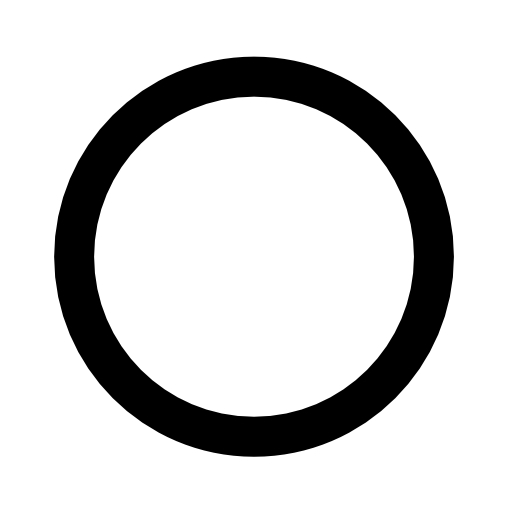
#> input picture test_images/circle.jpg, 512 x 512 px
$ jupyter execute 'fourier transform.ipynb'
#> lines starting #> are read from the running program, lines starting #| are printed output that depends on the picture; long printed decimals are rounded
[cell 1]
import numpy as np
import numpy.fft as fp
import matplotlib.pyplot as plt
from PIL import Image

[cell 2]
def signal_to_noise(data):
    mean = np.mean(data)
    std = np.std(data)

    return mean / std

[cell 3]
file = 'test_images/circle.jpg'
img = np.array(Image.open(file).convert('L'))

[cell 4]
plt.imshow(img, cmap='gray', vmin=0, vmax=255), plt.axis('off')

[cell 5]
snr = signal_to_noise(img)
#> in signal_to_noise, `mean = np.mean(data)`: mean = 211
#> in signal_to_noise, `std = np.std(data)`: std = 95.85
#> snr = 2.2
print("SNR for the original Image: ", snr)
#| SNR for the original Image:  2.202

[cell 6]
freq = fp.fft2(img)
freq_img = freq.real
plt.figure(figsize=(10,10))
plt.imshow(freq_img, cmap='gray', vmin=0, vmax=255), plt.axis('off')

[cell 7]
freq_2 = fp.fftshift(freq)
plt.figure(figsize=(15,15))
plt.imshow((20*np.log10(0.1 + freq_2)).astype(int))
plt.axis('off')
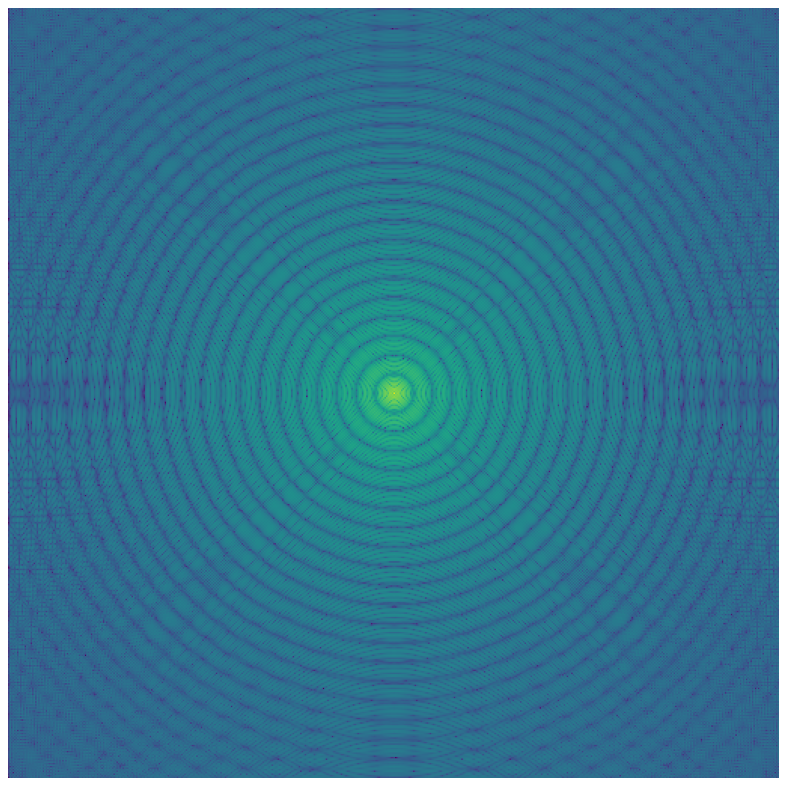
#> figure drawn by matplotlib, 1 panel

[cell 8]
img_freq = fp.ifft2(freq).real

[cell 9]
snr = signal_to_noise(img_freq)
print("SNR for the Image after reconstrucion: ", snr)
#| SNR for the Image after reconstrucion:  2.202
plt.imshow(img_freq, cmap='gray', vmin=0, vmax=255), plt.axis('off')


$ run again, with test_images/bar.jpg copied over test_images/circle.jpg
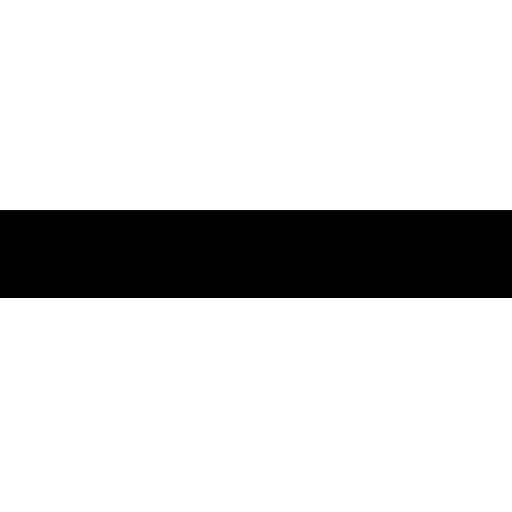
#> input picture test_images/bar.jpg, 512 x 512 px
#> mean = 211.2
#> std = 96.14
#> snr = 2.2
#| SNR for the original Image:  2.197
#> `[cell 7] freq_2 = fp.fftshift(freq) plt.figure(figsize=(15,15)) plt.im..`:
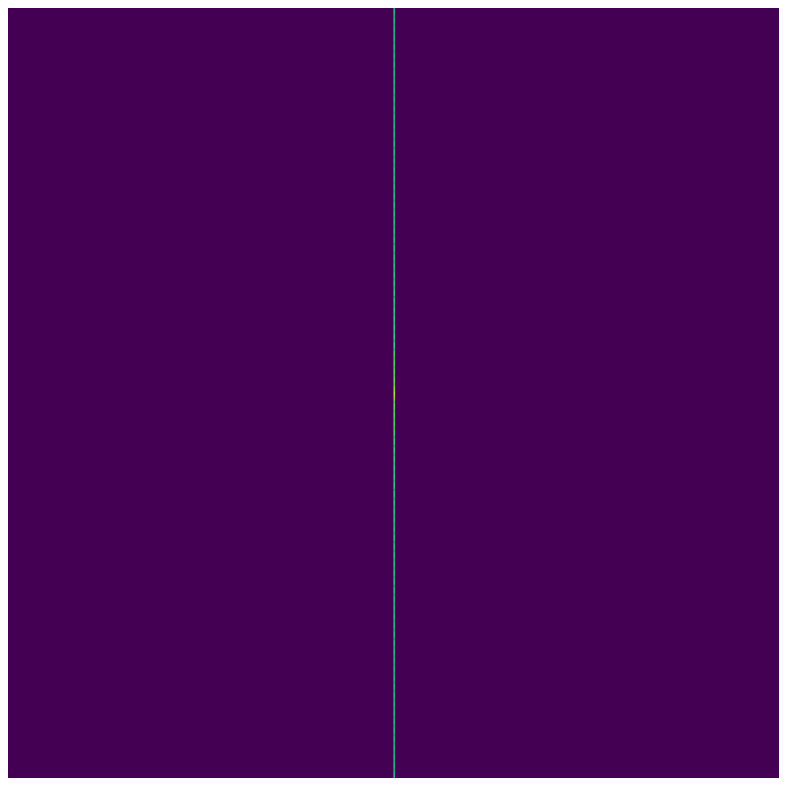
#> figure drawn by matplotlib, 1 panel
#| SNR for the Image after reconstrucion:  2.197
